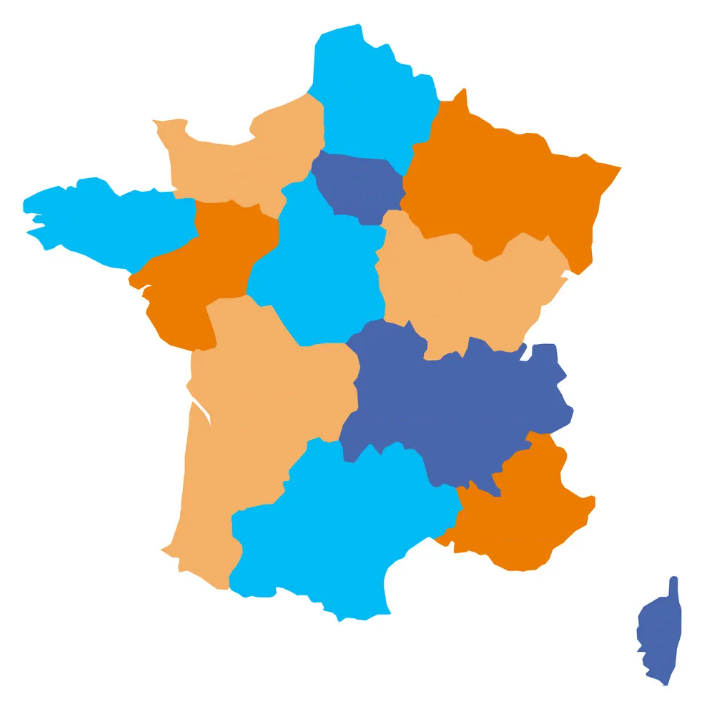
#> input picture map.png, 709 x 706 px
$ python main.py
#> lines starting #> are read from the running program, lines starting #| are printed output that depends on the picture
import networkx as nx
import matplotlib.pyplot as plt
import matplotlib.image as mpimg

map_image_path = "map.png"

def plot_graph_with_background(cities, distances, positions, map_image_path):
#> called with map_image_path = 'map.png'
    img = mpimg.imread(map_image_path)
#> img is the input picture: shape (706, 709, 4) float32; mean R, G, B, A 0.81, 0.841, 0.81, 1
    G = nx.Graph()
    for i, city in enumerate(cities):
        for j, cost in enumerate(distances[i]):
            if cost > 0:
                G.add_edge(cities[i], cities[j], weight=cost)
    fig, ax = plt.subplots(figsize=(10, 12))
    ax.imshow(img, extent=[0, 10, 0, 12], aspect='auto')
    pos = {city: positions[i] for i, city in enumerate(cities)}
    nx.draw(G, pos, with_labels=True, node_color='lightblue', node_size=1000, font_size=8, font_weight='bold', ax=ax)
    edge_labels = nx.get_edge_attributes(G, 'weight')
    nx.draw_networkx_edge_labels(G, pos, edge_labels=edge_labels, ax=ax, font_size=8)
    plt.title("Cities and Travel Costs (All Regions)")
    plt.show(block=False)
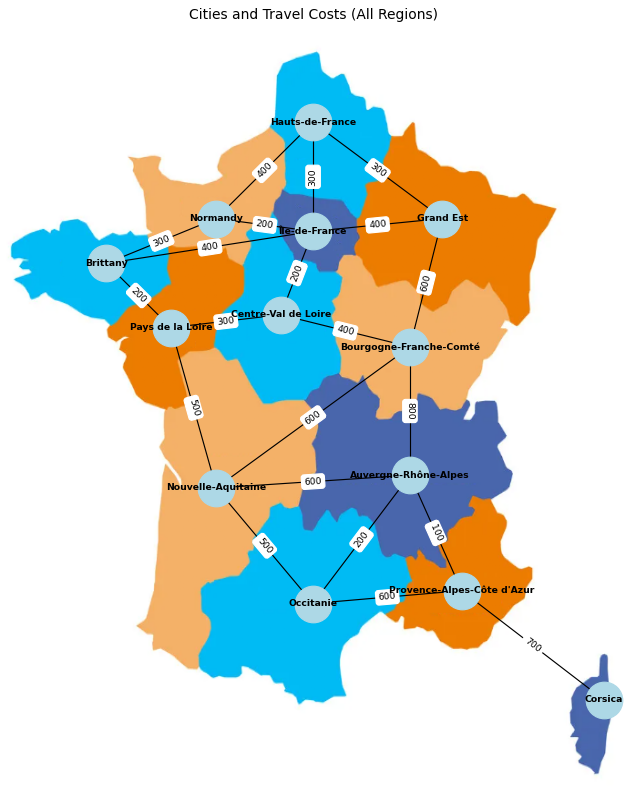
#> figure drawn by matplotlib, 1 panel

# [70 lines left out: functions plot_final_subgraph, compute_all_pairs_shortest_paths, traveling_salesman, reconstruct_full_path, not called in this run]

def optimal_road_trip(cities, distances, positions):
    plot_graph_with_background(cities, distances, positions, map_image_path)
    budget = float(input("Enter your budget for the trip: "))
#> the answer given: 3
    print("Cities:")
    for i, city in enumerate(cities):
        print(f"{i}: {city}")
#> (the run stopped early here; a loop or call above may not have finished)
